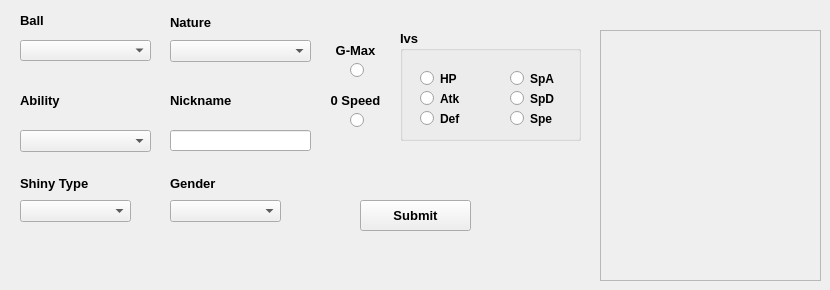
      <widget class="QWidget" name="tab_3">
       <attribute name="title">
        <string>Shiny</string>
       </attribute>
       <widget class="QRadioButton" name="shinyZeroSpeedRadioButton">
        <property name="geometry">
         <rect>
          <x>350</x>
          <y>110</y>
          <width>21</width>
          <height>21</height>
         </rect>
        </property>
        <property name="font">
         <font>
          <pointsize>8</pointsize>
         </font>
        </property>
        <property name="text">
         <string/>
        </property>
        <property name="autoExclusive">
         <bool>false</bool>
        </property>
       </widget>
       <widget class="QGroupBox" name="shinyIvBox">
        <property name="geometry">
         <rect>
          <x>400</x>
          <y>30</y>
          <width>181</width>
          <height>111</height>
         </rect>
        </property>
        <property name="font">
         <font>
          <pointsize>10</pointsize>
          <weight>75</weight>
          <bold>true</bold>
         </font>
        </property>
        <property name="title">
         <string>Ivs</string>
        </property>
        <widget class="QRadioButton" name="shinyHpRadioButton">
         <property name="geometry">
          <rect>
           <x>20</x>
           <y>40</y>
           <width>51</width>
           <height>17</height>
          </rect>
         </property>
         <property name="font">
          <font>
           <pointsize>9</pointsize>
           <weight>75</weight>
           <bold>true</bold>
          </font>
         </property>
         <property name="text">
          <string>HP</string>
         </property>
         <property name="autoExclusive">
          <bool>false</bool>
         </property>
        </widget>
        <widget class="QRadioButton" name="shinyAtkRadioButton">
         <property name="geometry">
          <rect>
           <x>20</x>
           <y>60</y>
           <width>51</width>
           <height>17</height>
          </rect>
         </property>
         <property name="font">
          <font>
           <pointsize>9</pointsize>
           <weight>75</weight>
           <bold>true</bold>
          </font>
         </property>
         <property name="text">
          <string>Atk</string>
         </property>
         <property name="autoExclusive">
          <bool>false</bool>
         </property>
        </widget>
        <widget class="QRadioButton" name="shinyDefRadioButton">
         <property name="geometry">
          <rect>
           <x>20</x>
           <y>80</y>
           <width>51</width>
           <height>17</height>
          </rect>
         </property>
         <property name="font">
          <font>
           <pointsize>9</pointsize>
           <weight>75</weight>
           <bold>true</bold>
          </font>
         </property>
         <property name="text">
          <string>Def</string>
         </property>
         <property name="autoExclusive">
          <bool>false</bool>
         </property>
        </widget>
        <widget class="QRadioButton" name="shinySpaRadioButton">
         <property name="geometry">
          <rect>
           <x>110</x>
           <y>40</y>
           <width>61</width>
           <height>17</height>
          </rect>
         </property>
         <property name="font">
          <font>
           <pointsize>9</pointsize>
           <weight>75</weight>
           <bold>true</bold>
          </font>
         </property>
         <property name="text">
          <string>SpA</string>
         </property>
         <property name="autoExclusive">
          <bool>false</bool>
         </property>
        </widget>
        <widget class="QRadioButton" name="shinySpdRadioButton">
         <property name="geometry">
          <rect>
           <x>110</x>
           <y>60</y>
           <width>61</width>
           <height>17</height>
          </rect>
         </property>
         <property name="font">
          <font>
           <pointsize>9</pointsize>
           <weight>75</weight>
           <bold>true</bold>
          </font>
         </property>
         <property name="text">
          <string>SpD</string>
         </property>
         <property name="autoExclusive">
          <bool>false</bool>
         </property>
        </widget>
        <widget class="QRadioButton" name="shinySpeRadioButton">
         <property name="geometry">
          <rect>
           <x>110</x>
           <y>80</y>
           <width>61</width>
           <height>17</height>
          </rect>
         </property>
         <property name="font">
          <font>
           <pointsize>9</pointsize>
           <weight>75</weight>
           <bold>true</bold>
          </font>
         </property>
         <property name="text">
          <string>Spe</string>
         </property>
         <property name="autoExclusive">
          <bool>false</bool>
         </property>
        </widget>
       </widget>
       <widget class="QLabel" name="shinyAbilityLabel">
        <property name="geometry">
         <rect>
          <x>20</x>
          <y>90</y>
          <width>61</width>
          <height>21</height>
         </rect>
        </property>
        <property name="font">
         <font>
          <pointsize>10</pointsize>
          <weight>75</weight>
          <bold>true</bold>
         </font>
        </property>
        <property name="text">
         <string>Ability</string>
        </property>
        <property name="alignment">
         <set>Qt::AlignLeading|Qt::AlignLeft|Qt::AlignVCenter</set>
        </property>
       </widget>
       <widget class="QLabel" name="shinyGMaxLabel">
        <property name="geometry">
         <rect>
          <x>320</x>
          <y>40</y>
          <width>71</width>
          <height>21</height>
         </rect>
        </property>
        <property name="font">
         <font>
          <pointsize>10</pointsize>
          <weight>75</weight>
          <bold>true</bold>
         </font>
        </property>
        <property name="text">
         <string>G-Max</string>
        </property>
        <property name="alignment">
         <set>Qt::AlignCenter</set>
        </property>
       </widget>
       <widget class="QLabel" name="shinyZeroSpeedLabel">
        <property name="geometry">
         <rect>
          <x>320</x>
          <y>90</y>
          <width>71</width>
          <height>20</height>
         </rect>
        </property>
        <property name="font">
         <font>
          <pointsize>10</pointsize>
          <weight>75</weight>
          <bold>true</bold>
         </font>
        </property>
        <property name="text">
         <string>0 Speed</string>
        </property>
        <property name="alignment">
         <set>Qt::AlignCenter</set>
        </property>
       </widget>
       <widget class="QLabel" name="shinyImage">
        <property name="geometry">
         <rect>
          <x>600</x>
          <y>30</y>
          <width>221</width>
          <height>251</height>
         </rect>
        </property>
        <property name="styleSheet">
         <string notr="true">border-color: rgb(255, 255, 255);</string>
        </property>
        <property name="frameShape">
         <enum>QFrame::StyledPanel</enum>
        </property>
        <property name="text">
         <string/>
        </property>
       </widget>
       <widget class="QRadioButton" name="shinyGMaxRadioButton">
        <property name="geometry">
         <rect>
          <x>350</x>
          <y>60</y>
          <width>21</width>
          <height>21</height>
         </rect>
        </property>
        <property name="font">
         <font>
          <pointsize>8</pointsize>
         </font>
        </property>
        <property name="text">
         <string/>
        </property>
        <property name="autoExclusive">
         <bool>false</bool>
        </property>
       </widget>
       <widget class="QLabel" name="shinyBallLabel">
        <property name="geometry">
         <rect>
          <x>20</x>
          <y>10</y>
          <width>51</width>
          <height>21</height>
         </rect>
        </property>
        <property name="font">
         <font>
          <pointsize>10</pointsize>
          <weight>75</weight>
          <bold>true</bold>
         </font>
        </property>
        <property name="text">
         <string>Ball</string>
        </property>
        <property name="alignment">
         <set>Qt::AlignLeading|Qt::AlignLeft|Qt::AlignVCenter</set>
        </property>
       </widget>
       <widget class="QComboBox" name="shinyNatureDropdown">
        <property name="geometry">
         <rect>
          <x>170</x>
          <y>40</y>
          <width>141</width>
          <height>22</height>
         </rect>
        </property>
        <property name="font">
         <font>
          <pointsize>9</pointsize>
         </font>
        </property>
        <item>
         <property name="text">
          <string/>
         </property>
        </item>
        <item>
         <property name="text">
          <string>Adamant (+Atk,-SpA)</string>
         </property>
        </item>
        <item>
         <property name="text">
          <string>Bashful (+SpA,-SpA)</string>
         </property>
        </item>
        <item>
         <property name="text">
          <string>Bold (+Def, -Atk)</string>
         </property>
        </item>
        <item>
         <property name="text">
          <string>Brave (+Atk, -Spe)</string>
         </property>
        </item>
        <item>
         <property name="text">
          <string>Calm (+SpD, -Atk)</string>
         </property>
        </item>
        <item>
         <property name="text">
          <string>Careful (+SpD, -SpA)</string>
         </property>
        </item>
        <item>
         <property name="text">
          <string>Docile (+Def, -Def)</string>
         </property>
        </item>
        <item>
         <property name="text">
          <string>Gentle (+SpD, -Def)</string>
         </property>
        </item>
        <item>
         <property name="text">
          <string>Hardy (+Atk, -Atk)</string>
         </property>
        </item>
        <item>
         <property name="text">
          <string>Hasty (+Spe, -Def)</string>
         </property>
        </item>
        <item>
         <property name="text">
          <string>Impish (+Def, -SpA)</string>
         </property>
        </item>
        <item>
         <property name="text">
          <string>Jolly (+Spe, -SpA)</string>
         </property>
        </item>
        <item>
         <property name="text">
          <string>Lax (+Def, -SpD)</string>
         </property>
        </item>
        <item>
         <property name="text">
          <string>Lonely (+Atk, -Def)</string>
         </property>
        </item>
        <item>
         <property name="text">
          <string>Mild (+SpA, -Def)</string>
         </property>
        </item>
        <item>
         <property name="text">
          <string>Modest (+SpA, -Atk)</string>
         </property>
        </item>
        <item>
         <property name="text">
          <string>Naive (+Spe, -SpD)</string>
         </property>
        </item>
        <item>
         <property name="text">
          <string>Naughty (+Atk, -SpD)</string>
         </property>
        </item>
        <item>
         <property name="text">
          <string>Quiet (+SpA, -Spe)</string>
         </property>
        </item>
        <item>
         <property name="text">
          <string>Quirky (+SpD, -SpD)</string>
         </property>
        </item>
        <item>
         <property name="text">
          <string>Rash (+SpA, -SpD)</string>
         </property>
        </item>
        <item>
         <property name="text">
          <string>Relaxed (+Def, -Spe)</string>
         </property>
        </item>
        <item>
         <property name="text">
          <string>Sassy (+SpD, -Spe)</string>
         </property>
        </item>
        <item>
         <property name="text">
          <string>Serious (+Spe, -Spe)</string>
         </property>
        </item>
        <item>
         <property name="text">
          <string>Timid (+Spe, -Atk)</string>
         </property>
        </item>
       </widget>
       <widget class="QPushButton" name="shinySubmitPushButton">
        <property name="geometry">
         <rect>
          <x>360</x>
          <y>200</y>
          <width>111</width>
          <height>31</height>
         </rect>
        </property>
        <property name="font">
         <font>
          <pointsize>10</pointsize>
          <weight>75</weight>
          <bold>true</bold>
         </font>
        </property>
        <property name="text">
         <string>Submit</string>
        </property>
       </widget>
       <widget class="QComboBox" name="shinyAbilityDropdown">
        <property name="geometry">
         <rect>
          <x>20</x>
          <y>130</y>
          <width>131</width>
          <height>22</height>
         </rect>
        </property>
        <property name="font">
         <font>
          <pointsize>10</pointsize>
         </font>
        </property>
        <item>
         <property name="text">
          <string/>
         </property>
        </item>
        <item>
         <property name="text">
          <string>Ability 1</string>
         </property>
        </item>
        <item>
         <property name="text">
          <string>Ability 2</string>
         </property>
        </item>
        <item>
         <property name="text">
          <string>Hidden Ability</string>
         </property>
        </item>
       </widget>
       <widget class="QComboBox" name="shinyBallDropdown">
        <property name="geometry">
         <rect>
          <x>20</x>
          <y>40</y>
          <width>131</width>
          <height>21</height>
         </rect>
        </property>
        <property name="font">
         <font>
          <pointsize>10</pointsize>
         </font>
        </property>
        <item>
         <property name="text">
          <string/>
         </property>
        </item>
        <item>
         <property name="text">
          <string>Beast Ball</string>
         </property>
        </item>
        <item>
         <property name="text">
          <string>Cherish Ball</string>
         </property>
        </item>
        <item>
         <property name="text">
          <string>Dive Ball</string>
         </property>
        </item>
        <item>
         <property name="text">
          <string>Dream Ball</string>
         </property>
        </item>
        <item>
         <property name="text">
          <string>Dusk Ball</string>
         </property>
        </item>
        <item>
         <property name="text">
          <string>Fast Ball</string>
         </property>
        </item>
        <item>
         <property name="text">
          <string>Friend Ball</string>
         </property>
        </item>
        <item>
         <property name="text">
          <string>Great Ball</string>
         </property>
        </item>
        <item>
         <property name="text">
          <string>Heal Ball</string>
         </property>
        </item>
        <item>
         <property name="text">
          <string>Heavy Ball</string>
         </property>
        </item>
        <item>
         <property name="text">
          <string>Level Ball</string>
         </property>
        </item>
        <item>
         <property name="text">
          <string>Love Ball</string>
         </property>
        </item>
        <item>
         <property name="text">
          <string>Lure Ball</string>
         </property>
        </item>
        <item>
         <property name="text">
          <string>Luxury Ball</string>
         </property>
        </item>
        <item>
         <property name="text">
          <string>Master Ball</string>
         </property>
        </item>
        <item>
         <property name="text">
          <string>Moon Ball</string>
         </property>
        </item>
        <item>
         <property name="text">
          <string>Nest Ball</string>
         </property>
        </item>
        <item>
         <property name="text">
          <string>Net Ball</string>
         </property>
        </item>
        <item>
         <property name="text">
          <string>Park Ball</string>
         </property>
        </item>
        <item>
         <property name="text">
          <string>Poke Ball</string>
         </property>
        </item>
        <item>
         <property name="text">
          <string>Premier Ball</string>
         </property>
        </item>
        <item>
         <property name="text">
          <string>Quick Ball</string>
         </property>
        </item>
        <item>
         <property name="text">
          <string>Repeat Ball</string>
         </property>
        </item>
        <item>
         <property name="text">
          <string>Safari Ball</string>
         </property>
        </item>
        <item>
         <property name="text">
          <string>Sport Ball</string>
         </property>
        </item>
        <item>
         <property name="text">
          <string>Timer Ball</string>
         </property>
        </item>
        <item>
         <property name="text">
          <string>Ultra Ball</string>
         </property>
        </item>
       </widget>
       <widget class="QLabel" name="shinyNatureLabel">
        <property name="geometry">
         <rect>
          <x>170</x>
          <y>12</y>
          <width>71</width>
          <height>21</height>
         </rect>
        </property>
        <property name="font">
         <font>
          <pointsize>10</pointsize>
          <weight>75</weight>
          <bold>true</bold>
         </font>
        </property>
        <property name="text">
         <string>Nature</string>
        </property>
       </widget>
       <widget class="QLabel" name="shinyNicknameLabel">
        <property name="geometry">
         <rect>
          <x>170</x>
          <y>90</y>
          <width>71</width>
          <height>21</height>
         </rect>
        </property>
        <property name="font">
         <font>
          <pointsize>10</pointsize>
          <weight>75</weight>
          <bold>true</bold>
         </font>
        </property>
        <property name="text">
         <string>Nickname</string>
        </property>
       </widget>
       <widget class="QLineEdit" name="shinyNicknameLineEdit">
        <property name="geometry">
         <rect>
          <x>170</x>
          <y>130</y>
          <width>141</width>
          <height>21</height>
         </rect>
        </property>
        <property name="font">
         <font>
          <pointsize>9</pointsize>
         </font>
        </property>
        <property name="text">
         <string/>
        </property>
       </widget>
       <widget class="QLabel" name="shinySTypeLabel">
        <property name="geometry">
         <rect>
          <x>20</x>
          <y>173</y>
          <width>71</width>
          <height>21</height>
         </rect>
        </property>
        <property name="font">
         <font>
          <pointsize>10</pointsize>
          <weight>75</weight>
          <bold>true</bold>
         </font>
        </property>
        <property name="text">
         <string>Shiny Type</string>
        </property>
       </widget>
       <widget class="QComboBox" name="shinySTypeComboBox">
        <property name="geometry">
         <rect>
          <x>20</x>
          <y>200</y>
          <width>111</width>
          <height>22</height>
         </rect>
        </property>
        <property name="font">
         <font>
          <pointsize>10</pointsize>
         </font>
        </property>
        <item>
         <property name="text">
          <string/>
         </property>
        </item>
        <item>
         <property name="text">
          <string>Star</string>
         </property>
        </item>
        <item>
         <property name="text">
          <string>Square</string>
         </property>
        </item>
       </widget>
       <widget class="QLabel" name="shinyGenderLabel">
        <property name="geometry">
         <rect>
          <x>170</x>
          <y>173</y>
          <width>51</width>
          <height>20</height>
         </rect>
        </property>
        <property name="font">
         <font>
          <pointsize>10</pointsize>
          <weight>75</weight>
          <bold>true</bold>
         </font>
        </property>
        <property name="text">
         <string>Gender</string>
        </property>
       </widget>
       <widget class="QComboBox" name="shinyGenderComboBox">
        <property name="geometry">
         <rect>
          <x>170</x>
          <y>200</y>
          <width>111</width>
          <height>22</height>
         </rect>
        </property>
        <property name="font">
         <font>
          <pointsize>10</pointsize>
         </font>
        </property>
        <item>
         <property name="text">
          <string/>
         </property>
        </item>
        <item>
         <property name="text">
          <string>Male</string>
         </property>
        </item>
        <item>
         <property name="text">
          <string>Female</string>
         </property>
        </item>
        <item>
         <property name="text">
          <string>Genderless</string>
         </property>
        </item>
       </widget>
      </widget>
